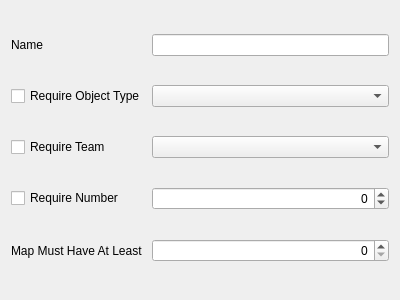
<?xml version="1.0" encoding="UTF-8"?>
<ui version="4.0">
 <class>ForgeLabelEditorWidget</class>
 <widget class="QWidget" name="ForgeLabelEditorWidget">
  <property name="geometry">
   <rect>
    <x>0</x>
    <y>0</y>
    <width>400</width>
    <height>300</height>
   </rect>
  </property>
  <property name="sizePolicy">
   <sizepolicy hsizetype="Expanding" vsizetype="Minimum">
    <horstretch>0</horstretch>
    <verstretch>0</verstretch>
   </sizepolicy>
  </property>
  <property name="windowTitle">
   <string>Form</string>
  </property>
  <layout class="QGridLayout" name="gridLayout">
   <item row="0" column="1">
    <widget class="QLineEdit" name="fieldName"/>
   </item>
   <item row="3" column="0">
    <widget class="QCheckBox" name="fieldFlagRequireNumber">
     <property name="text">
      <string>Require Number</string>
     </property>
    </widget>
   </item>
   <item row="0" column="0">
    <widget class="QLabel" name="label">
     <property name="text">
      <string>Name</string>
     </property>
     <property name="buddy">
      <cstring>fieldName</cstring>
     </property>
    </widget>
   </item>
   <item row="1" column="0">
    <widget class="QCheckBox" name="fieldFlagRequireObjectType">
     <property name="text">
      <string>Require Object Type</string>
     </property>
    </widget>
   </item>
   <item row="2" column="0">
    <widget class="QCheckBox" name="fieldFlagRequireTeam">
     <property name="text">
      <string>Require Team</string>
     </property>
    </widget>
   </item>
   <item row="4" column="0">
    <widget class="QLabel" name="label_2">
     <property name="text">
      <string>Map Must Have At Least</string>
     </property>
     <property name="buddy">
      <cstring>fieldMapMustHaveAtLeast</cstring>
     </property>
    </widget>
   </item>
   <item row="4" column="1">
    <widget class="QSpinBox" name="fieldMapMustHaveAtLeast">
     <property name="alignment">
      <set>Qt::AlignRight|Qt::AlignTrailing|Qt::AlignVCenter</set>
     </property>
     <property name="maximum">
      <number>127</number>
     </property>
    </widget>
   </item>
   <item row="1" column="1">
    <widget class="MPObjectTypeCombobox" name="fieldRequireObjectType"/>
   </item>
   <item row="2" column="1">
    <widget class="MegaloConstTeamIndexCombobox" name="fieldRequireTeam"/>
   </item>
   <item row="3" column="1">
    <widget class="QSpinBox" name="fieldRequireNumber">
     <property name="alignment">
      <set>Qt::AlignRight|Qt::AlignTrailing|Qt::AlignVCenter</set>
     </property>
     <property name="minimum">
      <number>-32768</number>
     </property>
     <property name="maximum">
      <number>32767</number>
     </property>
    </widget>
   </item>
  </layout>
 </widget>
 <customwidgets>
  <customwidget>
   <class>MegaloConstTeamIndexCombobox</class>
   <extends>QComboBox</extends>
   <header>ui/widgets/const_team_index_combobox.h</header>
  </customwidget>
  <customwidget>
   <class>MPObjectTypeCombobox</class>
   <extends>QComboBox</extends>
   <header>ui/widgets/mp_object_type_combobox.h</header>
  </customwidget>
 </customwidgets>
 <tabstops>
  <tabstop>fieldName</tabstop>
  <tabstop>fieldFlagRequireObjectType</tabstop>
  <tabstop>fieldRequireObjectType</tabstop>
  <tabstop>fieldFlagRequireTeam</tabstop>
  <tabstop>fieldRequireTeam</tabstop>
  <tabstop>fieldFlagRequireNumber</tabstop>
  <tabstop>fieldRequireNumber</tabstop>
  <tabstop>fieldMapMustHaveAtLeast</tabstop>
 </tabstops>
 <resources/>
 <connections/>
</ui>
